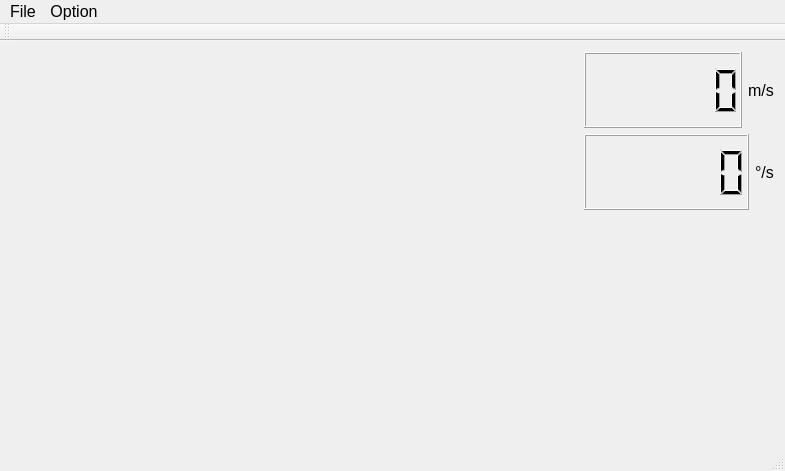
<?xml version="1.0" encoding="UTF-8"?>
<ui version="4.0">
 <class>CMainWindow</class>
 <widget class="QMainWindow" name="CMainWindow">
  <property name="geometry">
   <rect>
    <x>0</x>
    <y>0</y>
    <width>785</width>
    <height>471</height>
   </rect>
  </property>
  <property name="font">
   <font>
    <pointsize>12</pointsize>
   </font>
  </property>
  <property name="windowTitle">
   <string>Simple Robot GUI</string>
  </property>
  <property name="windowIcon">
   <iconset resource="resources.qrc">
    <normaloff>:/icon/images/MyzharBot_favicon_64x64.png</normaloff>:/icon/images/MyzharBot_favicon_64x64.png</iconset>
  </property>
  <widget class="QWidget" name="centralWidget">
   <layout class="QGridLayout" name="gridLayout">
    <item row="0" column="1">
     <layout class="QVBoxLayout" name="verticalLayout">
      <item>
       <layout class="QHBoxLayout" name="horizontalLayout_3">
        <item>
         <spacer name="horizontalSpacer_2">
          <property name="sizePolicy">
           <sizepolicy hsizetype="Maximum" vsizetype="Minimum">
            <horstretch>0</horstretch>
            <verstretch>0</verstretch>
           </sizepolicy>
          </property>
          <property name="orientation">
           <enum>Qt::Horizontal</enum>
          </property>
          <property name="sizeType">
           <enum>QSizePolicy::Maximum</enum>
          </property>
          <property name="sizeHint" stdset="0">
           <size>
            <width>10</width>
            <height>20</height>
           </size>
          </property>
         </spacer>
        </item>
        <item>
         <widget class="QLCDNumber" name="lcdNumber_fw_speed">
          <property name="sizePolicy">
           <sizepolicy hsizetype="Preferred" vsizetype="MinimumExpanding">
            <horstretch>0</horstretch>
            <verstretch>0</verstretch>
           </sizepolicy>
          </property>
          <property name="digitCount">
           <number>6</number>
          </property>
          <property name="value" stdset="0">
           <double>0.000000000000000</double>
          </property>
         </widget>
        </item>
        <item>
         <layout class="QHBoxLayout" name="horizontalLayout">
          <item>
           <widget class="QLabel" name="label_fw_speed">
            <property name="sizePolicy">
             <sizepolicy hsizetype="Maximum" vsizetype="Preferred">
              <horstretch>0</horstretch>
              <verstretch>0</verstretch>
             </sizepolicy>
            </property>
            <property name="text">
             <string>m/s</string>
            </property>
           </widget>
          </item>
         </layout>
        </item>
       </layout>
      </item>
      <item>
       <layout class="QHBoxLayout" name="horizontalLayout_4">
        <item>
         <spacer name="horizontalSpacer_3">
          <property name="sizePolicy">
           <sizepolicy hsizetype="Maximum" vsizetype="Minimum">
            <horstretch>0</horstretch>
            <verstretch>0</verstretch>
           </sizepolicy>
          </property>
          <property name="orientation">
           <enum>Qt::Horizontal</enum>
          </property>
          <property name="sizeType">
           <enum>QSizePolicy::Maximum</enum>
          </property>
          <property name="sizeHint" stdset="0">
           <size>
            <width>10</width>
            <height>20</height>
           </size>
          </property>
         </spacer>
        </item>
        <item>
         <widget class="QLCDNumber" name="lcdNumber_rot_speed">
          <property name="sizePolicy">
           <sizepolicy hsizetype="Preferred" vsizetype="MinimumExpanding">
            <horstretch>0</horstretch>
            <verstretch>0</verstretch>
           </sizepolicy>
          </property>
          <property name="digitCount">
           <number>6</number>
          </property>
          <property name="value" stdset="0">
           <double>0.000000000000000</double>
          </property>
         </widget>
        </item>
        <item>
         <layout class="QHBoxLayout" name="horizontalLayout_2">
          <item>
           <widget class="QLabel" name="label_rot_speed">
            <property name="sizePolicy">
             <sizepolicy hsizetype="Maximum" vsizetype="Preferred">
              <horstretch>0</horstretch>
              <verstretch>0</verstretch>
             </sizepolicy>
            </property>
            <property name="text">
             <string>°/s</string>
            </property>
           </widget>
          </item>
         </layout>
        </item>
       </layout>
      </item>
      <item>
       <spacer name="verticalSpacer">
        <property name="orientation">
         <enum>Qt::Vertical</enum>
        </property>
        <property name="sizeType">
         <enum>QSizePolicy::Maximum</enum>
        </property>
        <property name="sizeHint" stdset="0">
         <size>
          <width>10</width>
          <height>20</height>
         </size>
        </property>
       </spacer>
      </item>
      <item>
       <widget class="QJoypad" name="widget_joypad" native="true">
        <property name="minimumSize">
         <size>
          <width>200</width>
          <height>200</height>
         </size>
        </property>
        <property name="maximumSize">
         <size>
          <width>200</width>
          <height>200</height>
         </size>
        </property>
       </widget>
      </item>
     </layout>
    </item>
    <item row="0" column="0">
     <widget class="QGlOpenCVWidget" name="widget_video" native="true">
      <property name="sizePolicy">
       <sizepolicy hsizetype="MinimumExpanding" vsizetype="MinimumExpanding">
        <horstretch>0</horstretch>
        <verstretch>0</verstretch>
       </sizepolicy>
      </property>
     </widget>
    </item>
   </layout>
  </widget>
  <widget class="QMenuBar" name="menuBar">
   <property name="geometry">
    <rect>
     <x>0</x>
     <y>0</y>
     <width>785</width>
     <height>21</height>
    </rect>
   </property>
   <widget class="QMenu" name="menuFile">
    <property name="title">
     <string>File</string>
    </property>
    <addaction name="actionExit"/>
   </widget>
   <widget class="QMenu" name="menuOption">
    <property name="title">
     <string>Option</string>
    </property>
    <widget class="QMenu" name="menuPID">
     <property name="title">
      <string>PID</string>
     </property>
     <addaction name="actionPidEnabled"/>
    </widget>
    <addaction name="menuPID"/>
    <addaction name="actionRobot_Configuration"/>
    <addaction name="actionBattery_Calibration"/>
   </widget>
   <addaction name="menuFile"/>
   <addaction name="menuOption"/>
  </widget>
  <widget class="QToolBar" name="mainToolBar">
   <attribute name="toolBarArea">
    <enum>TopToolBarArea</enum>
   </attribute>
   <attribute name="toolBarBreak">
    <bool>false</bool>
   </attribute>
  </widget>
  <widget class="QStatusBar" name="statusBar"/>
  <action name="actionExit">
   <property name="text">
    <string>&amp;Exit</string>
   </property>
  </action>
  <action name="actionPidEnabled">
   <property name="checkable">
    <bool>true</bool>
   </property>
   <property name="text">
    <string>Enabled</string>
   </property>
   <property name="toolTip">
    <string>PID state</string>
   </property>
  </action>
  <action name="actionRobot_Configuration">
   <property name="enabled">
    <bool>false</bool>
   </property>
   <property name="text">
    <string>Robot Configuration</string>
   </property>
  </action>
  <action name="actionBattery_Calibration">
   <property name="enabled">
    <bool>false</bool>
   </property>
   <property name="text">
    <string>Battery Calibration</string>
   </property>
  </action>
 </widget>
 <layoutdefault spacing="6" margin="11"/>
 <customwidgets>
  <customwidget>
   <class>QJoypad</class>
   <extends>QWidget</extends>
   <header>qjoypad.h</header>
   <container>1</container>
  </customwidget>
  <customwidget>
   <class>QGlOpenCVWidget</class>
   <extends>QWidget</extends>
   <header>qglopencvwidget.h</header>
   <container>1</container>
  </customwidget>
 </customwidgets>
 <resources>
  <include location="resources.qrc"/>
 </resources>
 <connections>
  <connection>
   <sender>actionExit</sender>
   <signal>triggered()</signal>
   <receiver>CMainWindow</receiver>
   <slot>close()</slot>
   <hints>
    <hint type="sourcelabel">
     <x>-1</x>
     <y>-1</y>
    </hint>
    <hint type="destinationlabel">
     <x>392</x>
     <y>235</y>
    </hint>
   </hints>
  </connection>
 </connections>
</ui>
